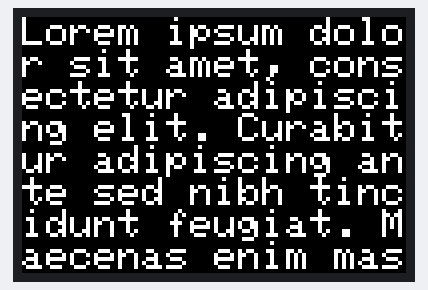
Bench run of a sketch on a simulated Arduino Uno, built with avr-gcc and run on an emulated ATmega328P. Shown: 96×64 colour display. What the sketch prints to the serial monitor is not drawn.

Above: at 2.8 s.

The sketch:

SSD1331_TEST.ino.ino
```cpp
#include <Adafruit_GFX.h>
#include <Adafruit_SSD1331.h>
#include <SPI.h>
#include <Wire.h>

// Pin definition
#define rst 14
// Hardware I2C pins
Adafruit_SSD1331 display = Adafruit_SSD1331(rst);


// Color definitions
#define	BLACK           0x0000
#define	BLUE            0x001F
#define	RED             0xF800
#define	GREEN           0x07E0
#define CYAN            0x07FF
#define MAGENTA         0xF81F
#define YELLOW          0xFFE0
#define WHITE           0xFFFF

// pi
float p = 3.1415926;

// setup
void setup(void) {
  Serial.begin(9600);
  display.begin(0x3C); // initialize with the I2C addr 0x3C (for the 128x64)

  Serial.print("hello!");


  Serial.println("init");
  uint16_t time = millis();
  display.fillScreen(BLACK);
  time = millis() - time;

  Serial.println(time, DEC);
  delay(500);


  display.fillScreen(BLACK);
  display.setCursor(0,0);
  display.print("Lorem ipsum dolor sit amet, consectetur adipiscing elit. Curabitur adipiscing ante sed nibh tincidunt feugiat. Maecenas enim massa");
  delay(1000);

  display.fillScreen(BLACK);
  Serial.println("done");
  delay(1000);

}

void loop() {
  display.fillScreen(BLACK);
  display.setCursor(0,0);
  display.print("Lorem ipsum dolor sit amet, consectetur adipiscing elit. Curabitur adipiscing ante sed nibh tincidunt feugiat. Maecenas enim massa");
  delay(1000);

}


void testdrawtext(char *text, uint16_t color) {
  display.setTextSize(1);
  display.setTextColor(WHITE);
  display.setCursor(0,0);

  for (uint8_t i=0; i < 168; i++) {
    if (i == '\n') continue;
    display.write(i);
    if ((i > 0) && (i % 21 == 0))
      display.println();
  }
}
```
